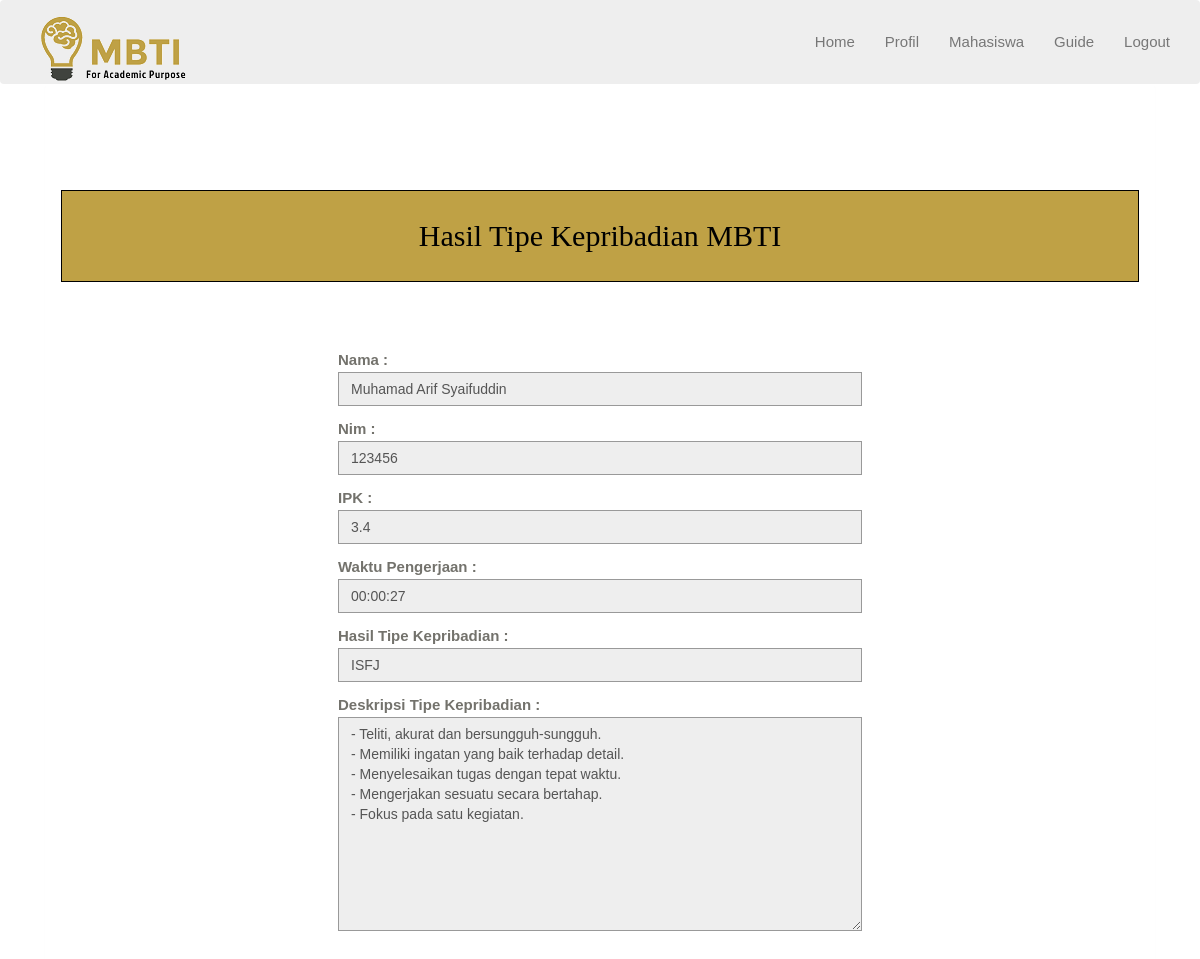
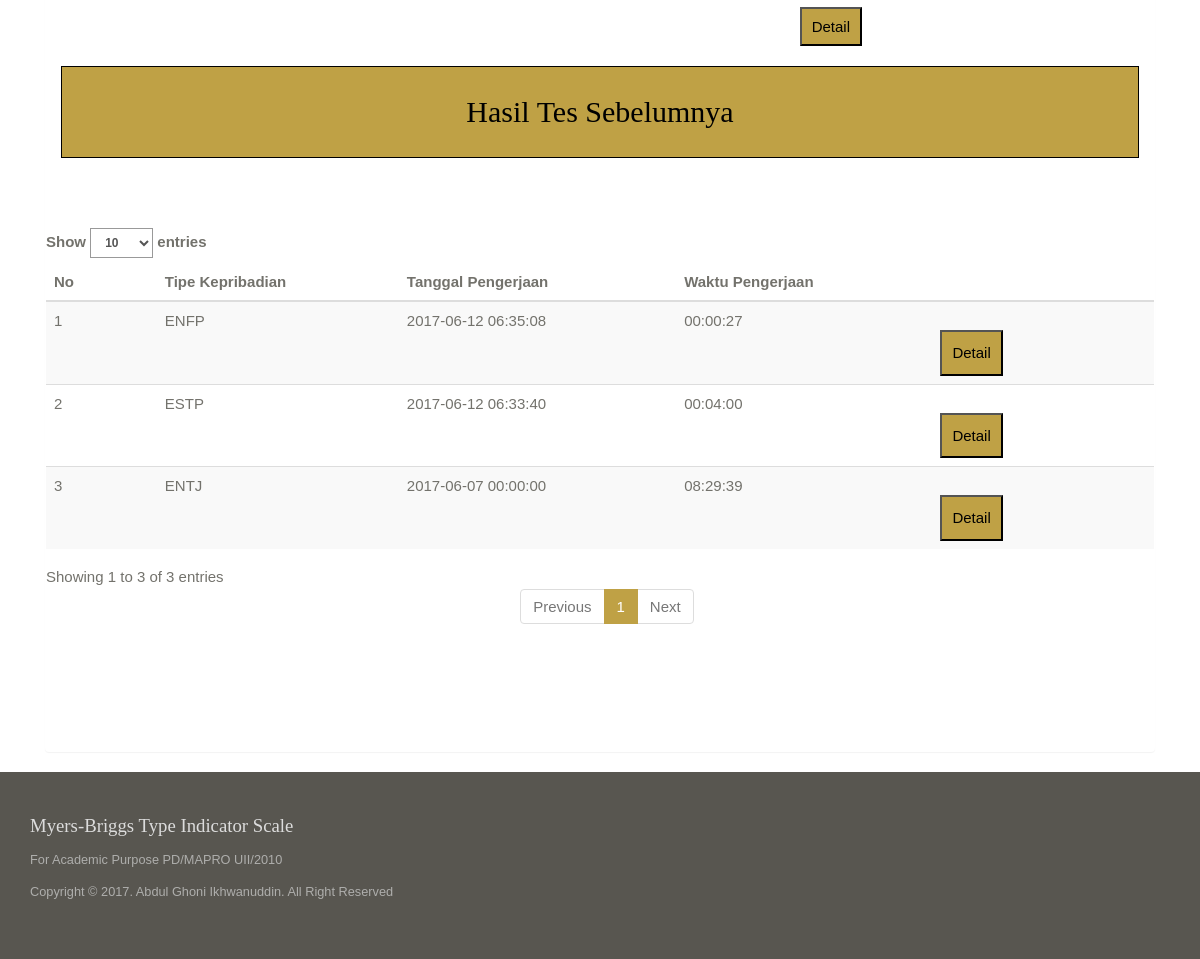
Page /dpa/index.php?hal=mahasiswa_lihat&id=2 (signed in) on the committed database (2 pictures, top to bottom).
### tables this page shows
CREATE TABLE `result` (
  `id_result` int(11) NOT NULL,
  `id_tipekepribadian` int(11) NOT NULL,
  `id_mahasiswa` int(11) NOT NULL,
  `tgl_pengerjaan` datetime NOT NULL,
  `waktu_selesai` time NOT NULL
);

CREATE TABLE `mahasiswa` (
  `id_mahasiswa` int(12) NOT NULL,
  `id_dpa` int(12) DEFAULT NULL,
  `nim` int(12) NOT NULL,
  `nama` varchar(45) NOT NULL,
  `alamat` varchar(45) NOT NULL,
  `email` varchar(45) NOT NULL,
  `program_studi` varchar(45) NOT NULL,
  `indeks_prestasi` varchar(4) NOT NULL,
  `foto` text NOT NULL
);

CREATE TABLE `tipe_kepribadian` (
  `id_tipekepribadian` int(11) NOT NULL,
  `nama` varchar(12) NOT NULL,
  `deskripsi` text NOT NULL
);

### dpa/mahasiswa_lihat.php (the view)
<?php
if(isset($_GET['id']))
{
    $id_mahasiswa = $_GET['id'];
    $sql = "SELECT result.*, mahasiswa.nama, mahasiswa.nim, mahasiswa.indeks_prestasi, tipe_kepribadian.nama as tipe_kepribadian, tipe_kepribadian.deskripsi
    FROM result INNER JOIN mahasiswa ON result.id_mahasiswa = mahasiswa.id_mahasiswa
    INNER JOIN tipe_kepribadian ON result.`id_tipekepribadian` = tipe_kepribadian.id_tipekepribadian
    WHERE mahasiswa.id_mahasiswa='".$id_mahasiswa."'
    ORDER BY tgl_pengerjaan DESC LIMIT 1";
    $run = mysql_query($sql);
    $data = mysql_fetch_array($run);
?>
<div id="information" class="spacer reserve-info ">
    <div class="row">
            <div class="col-sm-12">
                <h2 style="text-align: center; border: 1px solid black; background-color: #bfa145; color: black; margin-bottom: 70px;" >Hasil Tipe Kepribadian MBTI</h2>
            </div>
            <div class="col-sm-3"></div>
            <div class="col-sm-6">
                <div class="form-group">
                    <label>Nama :</label>
                    <input readonly type="text" class="form-control"  placeholder="Name" value="<?php echo $data['nama']?>">
                </div>
                <div class="form-group">
                    <label>Nim :</label>
                    <input readonly type="text" class="form-control"  placeholder="Nim" value="<?php echo $data['nim']?>">
                </div>
                <div class="form-group">
                    <label>IPK :</label>
                    <input readonly type="text" class="form-control"  placeholder="IPK" value="<?php echo $data['indeks_prestasi']?>">
                </div>
                <div class="form-group">
                    <label>Waktu Pengerjaan :</label>
                    <input readonly type="text" class="form-control" value="<?php echo $data['waktu_selesai']?>">
                </div>
                <div class="form-group">
                    <label>Hasil Tipe Kepribadian :</label>
                    <input readonly type="text" class="form-control" name="hasil" value="<?php echo $data['tipe_kepribadian']?>">
                </div>
                <div class="form-group">
                    <label>Deskripsi Tipe Kepribadian :</label>
                    <textarea readonly type="text" class="form-control" rows="10"><?php echo $data['deskripsi']?></textarea>
                </div>
                <div class="next" style="float: right;">
                    <?php
                    if($data['id_result']!=""){
                    ?>
                    <a href="index.php?hal=mahasiswa_detail&id=<?php echo $id_mahasiswa; ?>&idResult=<?php echo $data['id_result']; ?>">
                    <button style="padding: 10px; margin-top: 20px; background-color: #bfa145; color: black;" type="button">Detail</button>
                    </a>
                    <?php
                    }
                    ?>
                </div>
            </div>
            <div class="col-sm-3"></div>
            <div style="clear: both;padding-bottom: 20px;"></div>
            <?php
            if($data['id_result']!=""){
                $sql_result = "SELECT result.*, tipe_kepribadian.nama as tipe_kepribadian
                FROM result INNER JOIN mahasiswa ON result.id_mahasiswa = mahasiswa.id_mahasiswa
                INNER JOIN tipe_kepribadian ON result.`id_tipekepribadian` = tipe_kepribadian.id_tipekepribadian
                WHERE mahasiswa.id_mahasiswa='".$id_mahasiswa."' AND result.id_result <> '".$data['id_result']."'
                ORDER BY tgl_pengerjaan DESC, waktu_selesai DESC";
                $eks_result = mysql_query($sql_result);
                if(mysql_num_rows($eks_result)>0){
            ?>
                <div class="col-sm-12">
                    <h2 style="text-align: center; border: 1px solid black; background-color: #bfa145; color: black; margin-bottom: 70px;" >Hasil Tes Sebelumnya</h2>
                </div>
                <table id="mahasiswa"  class="table table-display table-striped" width="100%">
                  <thead>
                    <tr>
                      <th width="10%">No</th>
                      <th>Tipe Kepribadian</th>
                      <th>Tanggal Pengerjaan</th>
                      <th>Waktu Pengerjaan</th>
                      <th width="20%"></th>
                    </tr>
                  </thead>
                  <tbody>
            <?php
                    $no=1;
                    while($hasil_result = mysql_fetch_array($eks_result)){
            ?>
                    <tr>
                        <td><?php echo $no++;?></td>
                        <td><?php echo $hasil_result['tipe_kepribadian'];?></td>
                        <td><?php echo $hasil_result['tgl_pengerjaan'];?></td>
                        <td><?php echo $hasil_result['waktu_selesai'];?></td>
                        <td>
                        <a href="index.php?hal=mahasiswa_detail&id=<?php echo $id_mahasiswa; ?>&idResult=<?php echo $hasil_result['id_result']; ?>&tipe=sebelumnya">
                        <button style="padding: 10px; margin-top: 20px; background-color: #bfa145; color: black;" type="button">Detail</button>
                        </a>
                        </td>
                    </tr>
            <?php
                    }
            ?>
                  </tbody>
                </table>
            <?php
                }
            }
            ?>
    </div>
</div>
<?php
}else{
    echo "<meta http-equiv='Refresh' content='0; url=index.php?hal=mahasiswa'>";
}
?>

### assets/style.css (style rules this page uses)
body { background-color: #fff;font-family: 'Raleway', sans-serif;font-size: 15px;line-height: 15px; color: #73726C; }
.btn,a,a:hover { text-decoration: none;-webkit-transition: all 0.3s ease-in-out;-moz-transition: all 0.3s ease-in-out;-ms-transition: all 0.3s ease-in-out;-o-transition: all 0.3s ease-in-out;transition: all 0.3s ease-in-out;outline:0 ; }
h1,h2,h3,h4,h5,h6 { font-family:'Old Standard TT', serif;line-height: 1em;margin: 0; }
h1.title,h2 { font-size: 2em;line-height: 3em; }
.spacer { padding:6em 0; }
.reserve-info { background-color: #fff; }
.form-control { border: 1px solid #999;border-radius:0;box-shadow:none !important; }

### rows in the picture
result: id_mahasiswa.nama "Muhamad Arif Syaifuddin", id_mahasiswa.nim "123456", id_mahasiswa.indeks_prestasi "3.4", waktu_selesai "00:00:27", hasil "ISFJ", id_tipekepribadian.deskripsi "- Teliti, akurat dan bersungguh-sungguh. - Memiliki ingatan yang baik terhadap detail. - Menyelesaikan tugas dengan tepat waktu. - Mengerjakan sesuatu secara bertahap. - Fokus pada satu kegiatan."
result: id_tipekepribadian.nama "ENFP", tgl_pengerjaan "2017-06-12 06:35:08", waktu_selesai "00:00:27"
result: id_tipekepribadian.nama "ESTP", tgl_pengerjaan "2017-06-12 06:33:40", waktu_selesai "00:04:00"
result: id_tipekepribadian.nama "ENTJ", tgl_pengerjaan "2017-06-07 00:00:00", waktu_selesai "08:29:39"

### other values in the picture
title "Myers-Briggs Type Indicator Scale"
keterangan "For Academic Purpose PD/MAPRO UII/2010"
author "Copyright © 2017. Abdul Ghoni Ikhwanuddin. All Right Reserved"
